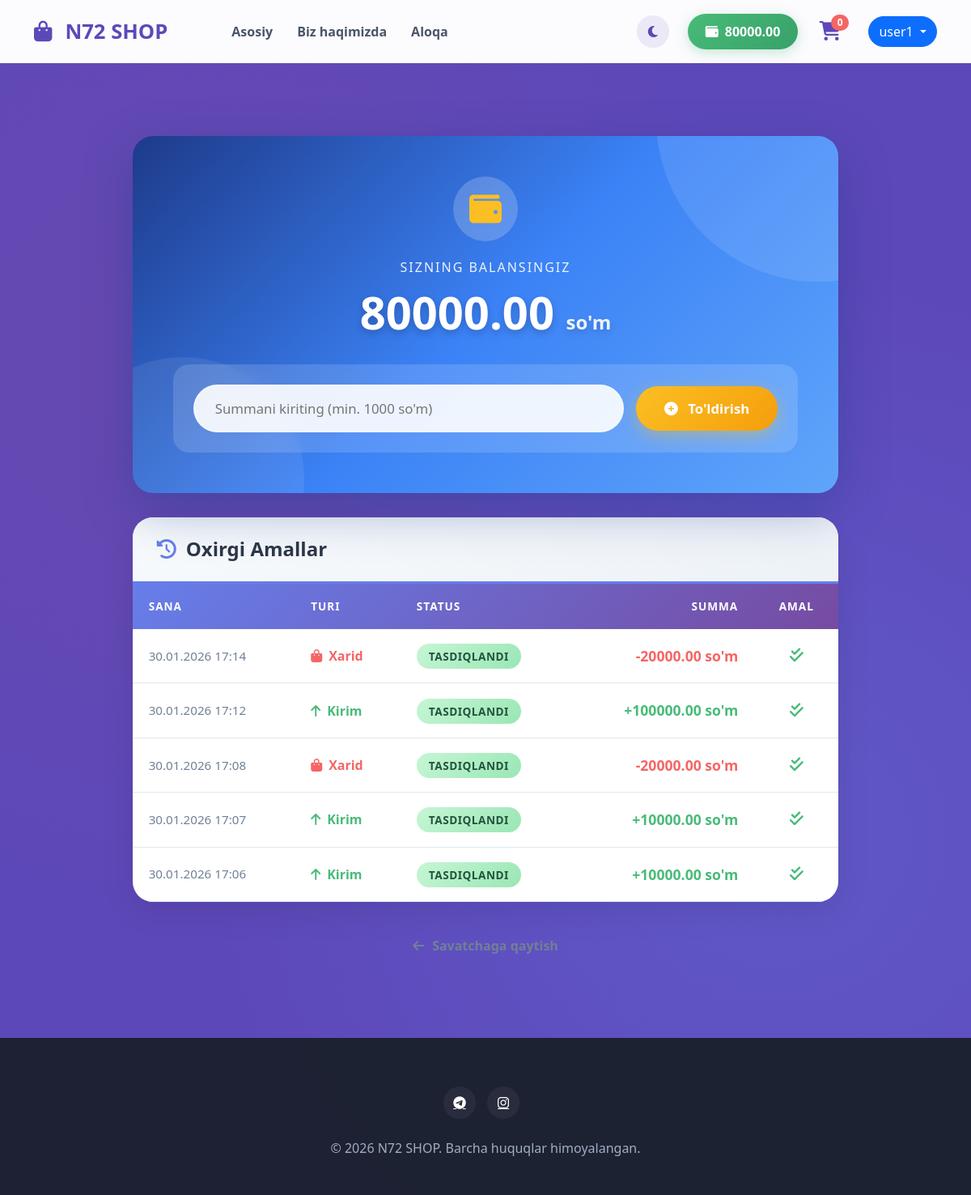
The app's page /main/wallet/ (signed in) with its own data.
### main/models.py (models this page shows, shortened)
class Wallet(models.Model):
    user = models.OneToOneField(
        User,
        on_delete=models.CASCADE,
        related_name='wallet'
    )
    balance = models.DecimalField(
        max_digits=12,
        decimal_places=2,
        default=0
    )
    updated_at = models.DateTimeField(auto_now=True)

class Transaction(models.Model):
    TRANSACTION_TYPE_CHOICES = (
        ('topup', 'Hisobni to\'ldirish'),
        ('purchase', 'Xarid'),
        ('refund', 'Pulni qaytarish'),
    )
    address = models.TextField(blank=True, null=True, max_length=255)
    items_json = models.TextField(blank=True, null=True, max_length=255)
    wallet = models.ForeignKey(Wallet, on_delete=models.CASCADE, related_name='transactions')
    amount = models.DecimalField(max_digits=12, decimal_places=2)
    transaction_type = models.CharField(max_length=10, choices=TRANSACTION_TYPE_CHOICES)
    created_at = models.DateTimeField(auto_now_add=True)
    is_approved = models.BooleanField(default=False)

### users/models.py (models this page shows, shortened)
class Cart(models.Model):
    user = models.OneToOneField(User, on_delete=models.CASCADE, related_name='cart')

### main/views.py (the view)
# urls.py: path('wallet/', WalletDetailView.as_view(), name='wallet_detail'),
class WalletDetailView(LoginRequiredMixin, View):
    login_url = 'login'
    def get(self, request):
        wallet, created = Wallet.objects.get_or_create(user=request.user)
        transactions = wallet.transactions.all().order_by('-created_at')
        return render(request, 'wallet/detail.html', {
            'wallet': wallet,
            'transactions': transactions
        })

### templates/wallet/detail.html (shortened to what this page needs)
{% extends 'base.html' %}
{% block content %}
<div class="wallet-container">
    <div class="container">
        <div class="row justify-content-center">
            <div class="col-lg-10">
                <div class="wallet-balance-card">
                    <div class="balance-content">
                        <div class="wallet-icon">
                            <i class="fas fa-wallet"></i>
                        </div>
                        <div class="balance-label">Sizning balansingiz</div>
                        <h1 class="balance-amount">
                            {{ wallet.balance }}
                            <span class="balance-currency">so'm</span>
                        </h1>
                        <form action="{% url 'wallet_topup' %}" method="POST" class="topup-form">
                            <input
                                type="number"
                                name="amount"
                                class="topup-input"
                                placeholder="Summani kiriting (min. 1000 so'm)"
                                required
                                min="1000"
                                step="1000">
                            <button type="submit" class="topup-btn">
                                <i class="fas fa-plus-circle me-2"></i>
                                To'ldirish
                            </button>
                        </form>
                    </div>
                </div>
                <div class="transactions-card">
                    <div class="transactions-header">
                        <h5 class="transactions-title">
                            <i class="fas fa-history"></i>
                            Oxirgi Amallar
                        </h5>
                    </div>
                    <div class="table-responsive">
                        <table class="transactions-table">
                            <thead>
                                <tr>
                                    <th>Sana</th>
                                    <th>Turi</th>
                                    <th>Status</th>
                                    <th style="text-align: right;">Summa</th>
                                    <th style="text-align: center;">Amal</th>
                                </tr>
                            </thead>
                            <tbody>
                                {% for transaction in transactions %}
                                <tr>
                                    <td class="transaction-date">
                                        {{ transaction.created_at|date:"d.m.Y H:i" }}
                                    </td>
                                    <td>
                                        {% if transaction.transaction_type == 'topup' %}
                                            <div class="transaction-type type-income">
                                                <i class="fas fa-arrow-up"></i>
                                                Kirim
                                            </div>
                                        {% else %}
                                            <div class="transaction-type type-expense">
                                                <i class="fas fa-shopping-bag"></i>
                                                Xarid
                                            </div>
                                        {% endif %}
                                    </td>
                                    <td>
                                        {% if transaction.is_approved %}
                                            <span class="status-badge badge-approved">
                                                Tasdiqlandi
                                            </span>
                                        {% else %}
                                            <span class="status-badge badge-pending">
                                                Kutilmoqda
                                            </span>
                                        {% endif %}
                                    </td>
                                    <td style="text-align: right;">
                                        {% if transaction.transaction_type == 'topup' %}
                                            <span class="transaction-amount amount-positive">
                                                +{{ transaction.amount }} so'm
                                            </span>
                                        {% else %}
                                            <span class="transaction-amount amount-negative">
                                                -{{ transaction.amount }} so'm
                                            </span>
                                        {% endif %}
                                    </td>
                                    <td style="text-align: center;">
                                        {% if not transaction.is_approved %}
                                            <form action="{% url 'transaction_cancel' transaction.pk %}" method="POST" style="display: inline;">
                                                {% csrf_token %}
                                                <button
                                                    type="submit"
                                                    class="cancel-btn"
                                                    onclick="return confirm('Haqiqatdan ham ushbu amalni bekor qilmoqchimisiz?')">
                                                    <i class="fas fa-times-circle me-1"></i>
                                                    Bekor qilish
                                                </button>
                                            </form>
                                        {% else %}
                                            <i class="fas fa-check-double approved-icon"></i>
                                        {% endif %}
                                    </td>
                                </tr>
                                {% endfor %}
                            </tbody>
                        </table>
                    </div>
                </div>
                <div class="text-center">
                    <a href="{% url 'cart' %}" class="back-link">
                        <i class="fas fa-arrow-left"></i>
                        Savatchaga qaytish
                    </a>
                </div>
            </div>
        </div>
    </div>
</div>
{% endblock %}

### templates/base.html (shortened to what this page needs)
<!DOCTYPE html>
<html lang="uz">
<head>
    <link href="https://cdn.jsdelivr.net/npm/bootstrap@5.3.0/dist/css/bootstrap.min.css" rel="stylesheet">
    <link rel="stylesheet" href="https://cdnjs.cloudflare.com/ajax/libs/font-awesome/6.4.0/css/all.min.css">
    <link rel="stylesheet" href="https://cdnjs.cloudflare.com/ajax/libs/animate.css/4.1.1/animate.min.css"/>
</head>
<body>
    <nav class="navbar navbar-expand-lg navbar-custom sticky-top">
        <div class="container">
            <a class="navbar-brand d-flex align-items-center" href="{% url 'index' %}">
                <i class="fas fa-shopping-bag me-3"></i>
                <span>N72 SHOP</span>
            </a>
            <div class="collapse navbar-collapse" id="mainNav">
                <ul class="navbar-nav me-auto ms-lg-5">
                    <li class="nav-item"><a class="nav-link" href="{% url 'index' %}">Asosiy</a></li>
                    <li class="nav-item"><a class="nav-link" href="{% url 'about' %}">Biz haqimizda</a></li>
                    <li class="nav-item"><a class="nav-link" href="{% url 'contact' %}">Aloqa</a></li>
                </ul>
                <div class="d-flex align-items-center gap-2">
                    <button onclick="toggleTheme()" class="theme-toggle-btn" id="theme-btn" title="Rejimni o'zgartirish">
                        <i class="fas fa-moon" id="theme-icon"></i>
                    </button>
                    {% if user.is_authenticated %}
                        <a href="{% url 'wallet_detail' %}" class="wallet-balance me-2">
                            <i class="fas fa-wallet me-2"></i>{{ user.wallet.balance|default:"0" }}
                        </a>
                        <a href="{% url 'cart' %}" class="cart-wrapper me-3">
                            <i class="fas fa-shopping-cart cart-icon"></i>
                            <span class="badge rounded-pill cart-badge">{{ user.cart.items.count|default:0 }}</span>
                        </a>
                        <div class="dropdown">
                            <button class="btn btn-primary dropdown-toggle rounded-pill" data-bs-toggle="dropdown">
                                {{ user.username }}
                            </button>
                        </div>
                    {% else %}
                        <a class="btn btn-outline-primary rounded-pill px-4" href="{% url 'login' %}">Kirish</a>
                    {% endif %}
                </div>
            </div>
        </div>
    </nav>
    <main class="main-wrapper">
        <div class="container">
            {% block content %}{% endblock %}
        </div>
    </main>
    <footer>
        <div class="container text-center">
            <div class="mb-4">
                <a href="#" class="social-circle"><i class="fab fa-telegram"></i></a>
                <a href="#" class="social-circle"><i class="fab fa-instagram"></i></a>
            </div>
            <p>&copy; 2026 N72 SHOP. Barcha huquqlar himoyalangan.</p>
        </div>
    </footer>
</body>
</html>

### templates/base.html (style rules this page uses)
:root { --primary-bg: #5d48b9; --navbar-white: rgba(255, 255, 255, 0.98); --transition-smooth: all 0.4s cubic-bezier(0.4, 0, 0.2, 1); --card-shadow: 0 10px 30px rgba(0, 0, 0, 0.15); --accent-gold: #fbbf24; }
* { margin: 0; padding: 0; box-sizing: border-box; }
body { background-color: var(--primary-bg) !important; background-image: radial-gradient(circle at 20% 30%, rgba(118, 75, 162, 0.4) 0%, transparent 50%), radial-gradient(circle at 80% 70%, rgba(102, 126, 234, 0.3) 0%, transparent 50%); background-attachment: fixed; min-height: 100vh; display: flex; flex-direction: column; font-family: 'Segoe UI', sans-serif; overflow-x: hidden; color: #2d3436; transition: background-color 0.5s ease; }
.theme-toggle-btn { width: 40px; height: 40px; border-radius: 50%; border: none; display: flex; align-items: center; justify-content: center; cursor: pointer; transition: var(--transition-smooth); background: rgba(93, 72, 185, 0.1); color: var(--primary-bg); margin-right: 15px; }
.navbar-custom { background: var(--navbar-white) !important; backdrop-filter: blur(15px); padding: 15px 0; transition: var(--transition-smooth); z-index: 1050; }
.navbar-brand { font-weight: 800; font-size: 1.6rem; color: var(--primary-bg) !important; }
.nav-link { font-weight: 600; color: #4a5568 !important; padding: 8px 15px !important; border-radius: 8px; transition: var(--transition-smooth); }
.wallet-balance { background: linear-gradient(135deg, #48bb78 0%, #38a169 100%); color: white !important; padding: 10px 22px; border-radius: 50px; font-weight: 700; text-decoration: none; box-shadow: 0 4px 15px rgba(72, 187, 120, 0.3); }
.cart-wrapper { position: relative; padding: 10px; }
.cart-icon { font-size: 1.5rem; color: var(--primary-bg); }
.cart-badge { background: #f56565 !important; position: absolute; top: 2px; right: 0; }
.main-wrapper { flex: 1; padding: 50px 0; }
footer { background: rgba(26, 32, 44, 0.95); color: #a0aec0; padding: 60px 0 30px; margin-top: auto; }
.social-circle { width: 40px; height: 40px; background: rgba(255,255,255,0.05); display: inline-flex; align-items: center; justify-content: center; border-radius: 50%; color: white; margin-right: 10px; }

### records on screen
Wallet: balance "80000.00"
Transaction: transaction_type "purchase" (drawn), is_approved "TASDIQLANDI"
Transaction: transaction_type "topup" (drawn), is_approved "TASDIQLANDI"
Transaction: transaction_type "purchase" (drawn), is_approved "TASDIQLANDI"
Transaction: transaction_type "topup" (drawn), is_approved "TASDIQLANDI"
Transaction: transaction_type "topup" (drawn), is_approved "TASDIQLANDI"

### other values on screen
{{ user.wallet.balance|default:"0" }} "80000.00"
{{ user.cart.items.count|default:0 }} "0"
{{ user.username }} "user1"
